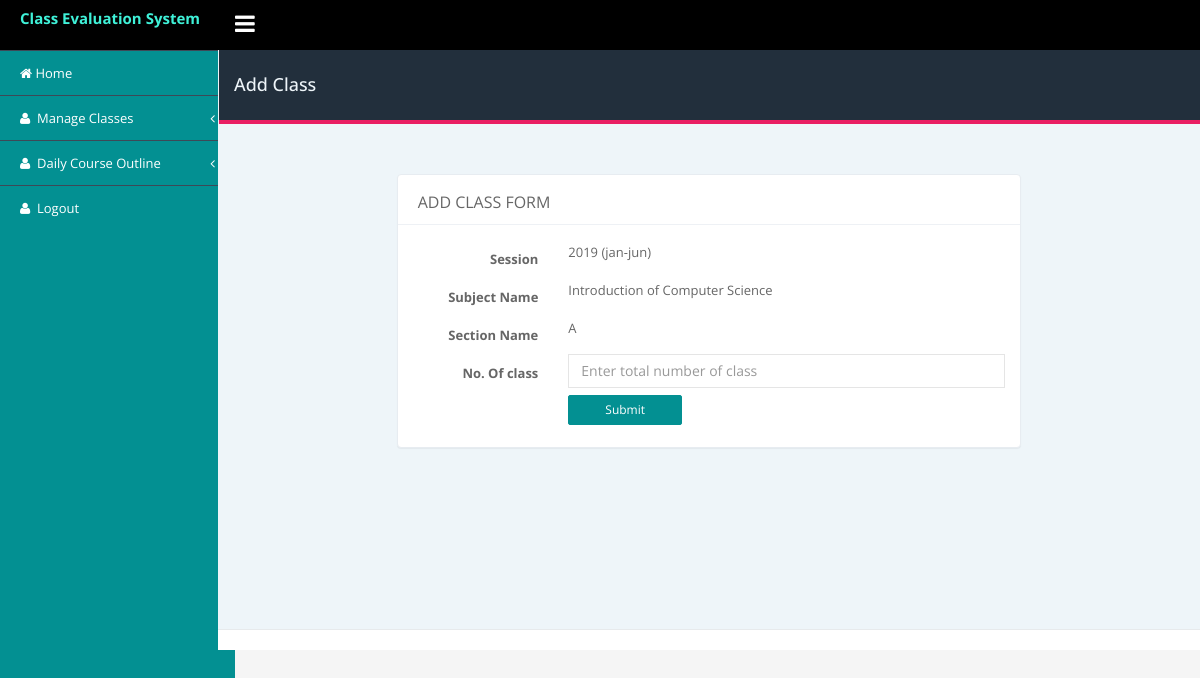
Screenshot of /admin/class/assign_class.php?id=1 (signed in) with the database file from the repository.
### tables this page shows
CREATE TABLE `teacher` (
  `id` int(11) NOT NULL,
  `teacher_id` varchar(250) DEFAULT NULL COMMENT 'same as member id',
  `name` varchar(250) DEFAULT NULL,
  `status` int(11) NOT NULL DEFAULT '1',
  `created_at` datetime DEFAULT NULL,
  `updated_at` timestamp NULL DEFAULT CURRENT_TIMESTAMP
);

CREATE TABLE `session` (
  `id` int(11) NOT NULL,
  `session_name` varchar(255) DEFAULT NULL,
  `year` year(4) NOT NULL,
  `status` tinyint(4) DEFAULT '1',
  `created_at` datetime DEFAULT NULL,
  `updated_at` timestamp NULL DEFAULT CURRENT_TIMESTAMP
);

CREATE TABLE `subject` (
  `id` int(11) NOT NULL,
  `subject_id` varchar(150) DEFAULT NULL,
  `subject_name` varchar(255) NOT NULL,
  `semester` int(11) DEFAULT NULL,
  `status` tinyint(4) NOT NULL DEFAULT '1' COMMENT '1=active,0=inactive',
  `created_at` datetime NOT NULL,
  `updated_at` timestamp NOT NULL DEFAULT CURRENT_TIMESTAMP
);

CREATE TABLE `section` (
  `id` int(11) NOT NULL,
  `section_name` varchar(255) DEFAULT NULL,
  `status` tinyint(4) DEFAULT '1' COMMENT '1=active,0=inactive',
  `created_at` datetime DEFAULT NULL,
  `updated_at` timestamp NULL DEFAULT NULL
);

### admin/class/assign_class.php (the view, shortened to what this page needs)
<?php include('../includes/db/connection_db.php');?>
<!DOCTYPE html>
<html lang="en">
<head>
        <?php include('../includes/head_link.php');?>
    </head>
    <body class="fixed-top">
        <div id="wrapper">
             <?php include('../includes/nav_header.php');?>
            <div class="page-container">
                <?php include('../includes/left_sidebar.php');?>
                <div class="page-content-wrapper">
                    <div class="content-wrapper container">
                        <div class="row">
                            <div class="col-sm-12">
                                <div class="page-title">
                                    <div class="row">
                                        <h4 class="pull-left">Add Class</h4>
                                    </div>
                                </div>
                            </div>
                        </div>
                        <div class="row">
                            <div class="col-md-8 col-md-offset-2">
                                <div class="panel panel-card margin-b-30">
                                    <div>
                                    <div class="panel-heading">
                                      Add Class Form
                                    </div>
                                    <div class="panel-body">
                                    <form class="form-horizontal" method="post" action="<?=$base?>/sql/insert_sql.php">
                                    <?php
                                          if(isset($_GET['id'])){
                                          $ast_id = $_GET['id'];
                                          $sql = "SELECT teacher.name as name,
                                          section.section_name as section,
                                          session.session_name as session,
                                          session.year as s_year,
                                          subject.subject_name as subject
                                          from assign_teacher as ast
                                          left join session
                                          on ast.session_id=session.id
                                          left join section
                                          on ast.section_id=section.id
                                          left join teacher
                                          on teacher.teacher_id=ast.teacher_id
                                          left join subject
                                          on subject.id=ast.subject_id
                                          where ast.id=$ast_id
                                          and ast.status!=0";
                                          $query=$conn->query($sql);
                                          if($query->num_rows > 0) {
                                              while($data = $query->fetch_assoc()){
                                                 $section=$data['section'];
                                                 $session=$data['session'];
                                                 $s_year=$data['s_year'];
                                                 $subject=$data['subject']; ?>
                                            <div class="form-group">
                                            <label class="col-lg-3 control-label">Session
                                            </label>
                                            <div class="col-lg-9">
                                            <?php echo $s_year." (".$session.")";?>
                                            </div>
                                            </div>
                                            <div class="form-group">
                                            <label class="col-lg-3 control-label">Subject Name
                                            </label>
                                            <div class="col-lg-9">
                                            <?=$subject;?>
                                            </div>
                                            </div>
                                            <div class="form-group">
                                            <label class="col-lg-3 control-label">Section Name
                                            </label>
                                            <div class="col-lg-9">
                                            <?=$section;?>
                                            </div>
                                            </div>
                                            <div class="form-group">
                                            <label class="col-lg-3 control-label">No. Of class
                                            </label>
                                            <div class="col-lg-9">
                                            <input type="number" name="total_class_number" placeholder="Enter total number of class" class="form-control">
                                            </div>
                                            </div>
                                            <div class="form-group">
                                                <div class="col-lg-offset-3 col-lg-9">
                                                    <input type="submit" class="btn btn-sm btn-primary" name="add_no_of_class" value="submit">
                                                </div>
                                            </div>
                                            <?php   }
                                          }
                                        }
                                        ?>
                                        </form>
                                    </div>
                                </div>
                            </div>
                        </div>
                    </div>
                  <?php include('../includes/footer.php');?>
            </div>
        </div>
    </body>
</html>

### admin/assets/css/style.css (style rules this page uses)
body { font-family: 'Open Sans', sans-serif; font-size: 13px; line-height: 1.42857143; color: #666; background-color: #f5f5f5; min-height: 100%; margin: 0px; padding: 0px; line-height: 24px; overflow-x: hidden; font-weight: 400; }
.margin-b-30 { margin:20px 0px; }
.btn-primary { color: #fff; background-color: #36c6d3; border-color: #039092; }
.btn:not(.btn-raised).btn-primary, .input-group-btn .btn:not(.btn-raised).btn-primary { color: #fff; }
.btn.btn-sm, .input-group-btn .btn.btn-sm, .btn-group-sm .btn, .btn-group-sm .input-group-btn .btn { padding: 5px 36px; }
.panel { min-width:250px; }
.btn { text-transform: capitalize; font-weight: 400; letter-spacing: 0px; border-radius:2px; -webkit-border-radius: 2px; }
.form-control,.form-control[disabled], .form-control[readonly], fieldset[disabled] .form-control { border-radius: 0px; box-shadow: none; border: 1px solid rgba(0,0,0,0.1); color: #999; background-color: transparent; }
.btn-primary { background-color: #039092; }
.fixed-top .page-container { margin-top: 50px; }
.page-container { margin: 0; padding: 0; position: relative; }
.content-wrapper.container { width: 100%; }
.page-title { margin: 0px; margin-left: -14px; margin-right: -15px; padding-left: 30px; padding-right: 30px; padding-top: 15px; padding-bottom: 15px; margin-bottom: 30px; background-color: #222f3c; color:#eef5f9!important; border-bottom: 4px solid #E91E63; }
.content-wrapper.container { padding-bottom:45px; }
.page-content-wrapper { margin-left: 218px; margin-top: 0; min-height: 600px; background: #eef5f9; position: relative; }
.panel { border: 1px solid #e7ecf1!important; border-radius: 0px; }
.panel-heading { border-bottom: 1px solid #eef1f5; padding: 15px 20px 10px; border-top-left-radius: 0px; border-top-right-radius: 0px; font-size: 16px; text-transform:uppercase; }
.form-group { padding-bottom: 7px; margin: 0px 0 0 0; }
.panel { margin-bottom: 20px; background-color: #fff; border: 1px solid transparent; border-radius: 4px; -webkit-box-shadow: 0 1px 1px rgba(0,0,0,.05); box-shadow: 0 1px 1px rgba(0,0,0,.05); }

### rows the page displays
teacher: session.year "2019", session.session_name "jan-jun", subject.subject_name "Introduction of Computer Science", section.section_name "A"
